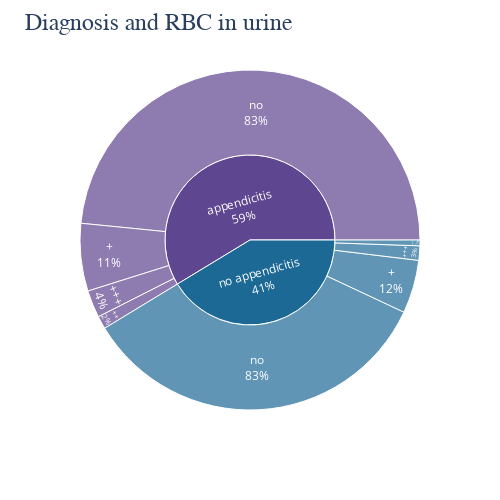

Write notebook code for a chart like this one.
### Code cell
import plotly.express as px
fig = px.sunburst(df, path=['Diagnosis', 'RBC_in_Urine'],color_discrete_sequence=px.colors.qualitative.Prism)
fig.update_traces(textinfo="label + percent parent")
fig.update_layout(title_text="Diagnosis and RBC in urine", 
                  titlefont={'size': 24, 'family':'Serif'},
                  width=500, 
                  height=500)
fig.show()

### Figure 1 — Plotly figure (JSON) as saved in the notebook; plotly's stock layout.template omitted (floating-point values rounded to 4 significant figures)
{"data": [{"branchvalues": "total", "domain": {"x": [0, 1], "y": [0, 1]}, "hovertemplate": "labels=%{label}<br>count=%{value}<br>parent=%{parent}<br>id=%{id}<extra></extra>", "ids": ["appendicitis/+", "no appendicitis/+", "appendicitis/++", "no appendicitis/++", "appendicitis/+++", "no appendicitis/+++", "appendicitis/no", "no appendicitis/no", "appendicitis", "no appendicitis"], "labels": ["+", "+", "++", "++", "+++", "+++", "no", "no", "appendicitis", "no appendicitis"], "name": "", "parents": ["appendicitis", "no appendicitis", "appendicitis", "no appendicitis", "appendicitis", "no appendicitis", "appendicitis", "no appendicitis", "", ""], "textinfo": "label+percent parent", "type": "sunburst", "values": [47, 37, 9, 4, 19, 10, 354, 251, 429, 302]}], "layout": {"height": 500, "legend": {"tracegroupgap": 0}, "margin": {"t": 60}, "sunburstcolorway": ["rgb(95, 70, 144)", "rgb(29, 105, 150)", "rgb(56, 166, 165)", "rgb(15, 133, 84)", "rgb(115, 175, 72)", "rgb(237, 173, 8)", "rgb(225, 124, 5)", "rgb(204, 80, 62)", "rgb(148, 52, 110)", "rgb(111, 64, 112)", "rgb(102, 102, 102)"], "title": {"font": {"family": "Serif", "size": 24}, "text": "Diagnosis and RBC in urine"}, "width": 500}}
